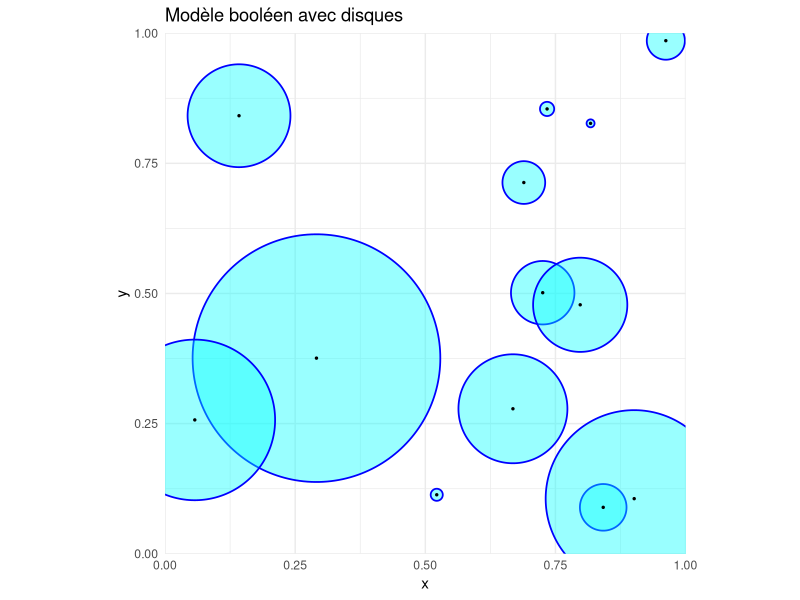
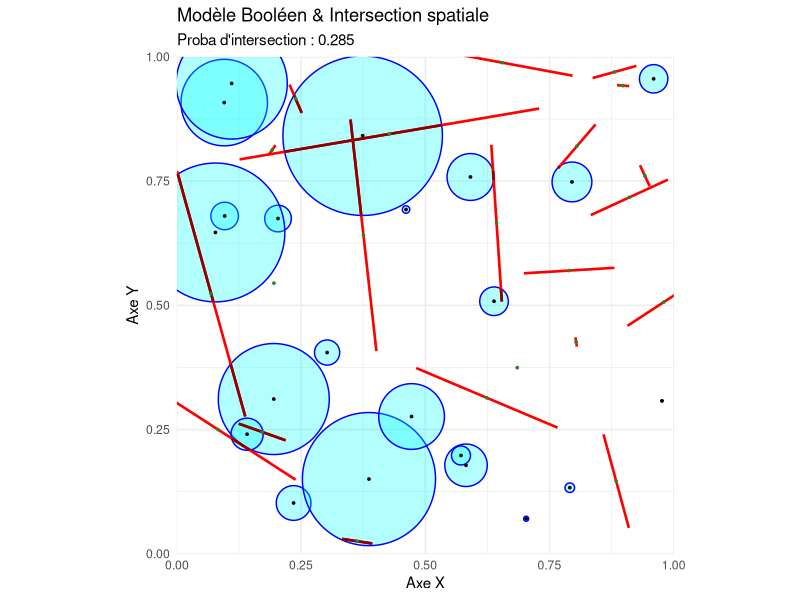
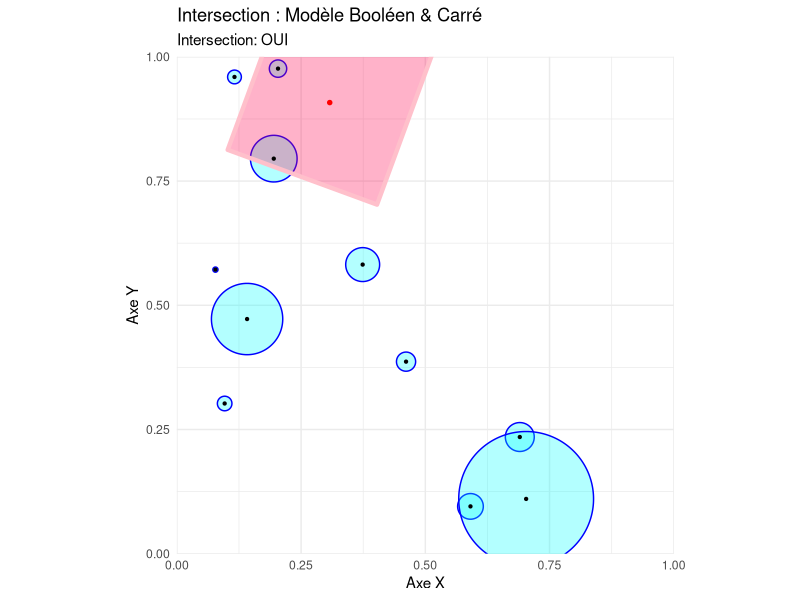

Reproduce these figures in R, in order.
## ---- chunk 1
#| label: setup-sim
#| include: false
library(spatstat)
library(ggplot2)
## ---- chunk 2
#| message: false
#| warning: false
library(ggplot2)

set.seed(41)

borne_inferieure_axe_x <- 0; borne_superieure_axe_x <- 1
borne_inferieure_axe_y <- 0; borne_superieure_axe_y <- 1
longueur_intervalle_x <- (borne_superieure_axe_x) - (borne_inferieure_axe_x)
longueur_intervalle_y <- (borne_superieure_axe_y) - (borne_inferieure_axe_y)

nombre_points <- rpois(1, lambda=17*longueur_intervalle_x*longueur_intervalle_y)

centres_x_cercles<- runif(nombre_points, borne_inferieure_axe_x, borne_superieure_axe_x)
centres_y_cercles<- runif(nombre_points, borne_inferieure_axe_y, borne_superieure_axe_y)
rayons_cercles<-rexp(nombre_points,11)
theta <- seq(0, 2 * pi, length.out = 200)

nombre_cordes <- rpois(1, lambda=17*longueur_intervalle_x*longueur_intervalle_y)

centres_x_cordes<- runif(nombre_cordes, borne_inferieure_axe_x, borne_superieure_axe_x)
centres_y_cordes<- runif(nombre_cordes, borne_inferieure_axe_y, borne_superieure_axe_y)
longueurs_cordes<-rexp(nombre_cordes,11)

orientations_cordes<-runif(nombre_cordes,0,pi)

# 1. Génération des cercles sans aucun package externe
df_cercles <- do.call(rbind, lapply(1:nombre_points, function(i) {
  data.frame(
    id = i,
    x  = centres_x_cercles[i] + rayons_cercles[i] * cos(theta),
    y  = centres_y_cercles[i] + rayons_cercles[i] * sin(theta)
  )
}))

# 2. Génération des cordes (calcul vectoriel direct)
df_cordes <- data.frame(
  x    = centres_x_cordes - longueurs_cordes * cos(orientations_cordes),
  y    = centres_y_cordes - longueurs_cordes * sin(orientations_cordes),
  xend = centres_x_cordes + longueurs_cordes * cos(orientations_cordes),
  yend = centres_y_cordes + longueurs_cordes * sin(orientations_cordes),
  cx   = centres_x_cordes,
  cy   = centres_y_cordes
)




# 3. Tracé avec ggplot2 uniquement
ggplot() +
  # Cercles (cyan avec bordure bleue)
  geom_polygon(data = df_cercles, aes(x = x, y = y, group = id), 
               fill = "cyan", alpha = 0.4, color = "blue", linewidth = 0.6) +
  
  # Centres des cercles (points noirs)
  geom_point(data = data.frame(x = centres_x_cercles, y = centres_y_cercles), 
             aes(x = x, y = y), color = "black", size = 0.5) +
  
  # Contraintes d'affichage (Strictement limité entre 0 et 1 comme clip)
  coord_fixed(xlim = c(borne_inferieure_axe_x, borne_superieure_axe_x),
              ylim = c(borne_inferieure_axe_y, borne_superieure_axe_y),
              expand = FALSE) +
  
  labs(title = "Modèle booléen avec disques", x = "x", y = "y") +
  theme_minimal()
## ---- chunk 3
#| message: false
#| warning: false
library(spatstat)
library(ggplot2)

set.seed(40)

# --- 1. CONFIGURATION ET PARAMÈTRES ---
borne_inferieure_axe_x <- 0
borne_superieure_axe_x <- 1
borne_inferieure_axe_y <- 0
borne_superieure_axe_y <- 1

longueur_intervalle_x <- (borne_superieure_axe_x) - (borne_inferieure_axe_x)
longueur_intervalle_y <- (borne_superieure_axe_y) - (borne_inferieure_axe_y)


# Définition de la fenêtre d'observation principale
W_obs <- owin(c(borne_inferieure_axe_x, borne_superieure_axe_x), 
              c(borne_inferieure_axe_y, borne_superieure_axe_y))

# Fenêtre élargie pour éviter les effets de bord lors de la génération
W_large <- owin(c(borne_inferieure_axe_x - longueur_intervalle_x, borne_superieure_axe_x + longueur_intervalle_x), 
                c(borne_inferieure_axe_y - longueur_intervalle_y, borne_superieure_axe_y + longueur_intervalle_y))

# --- 2. SIMULATION DES PROCESSUS ---
nombre_points <- rpois(1, lambda = 20 * longueur_intervalle_x * longueur_intervalle_y)
nombre_cordes <- rpois(1, lambda = 20 * longueur_intervalle_x * longueur_intervalle_y)

centres_x_cercles <- runif(nombre_points, borne_inferieure_axe_x, borne_superieure_axe_x)
centres_y_cercles <- runif(nombre_points, borne_inferieure_axe_y, borne_superieure_axe_y)
rayons_cercles    <- rexp(nombre_points, 20)

centres_x_cordes    <- runif(nombre_cordes, borne_inferieure_axe_x, borne_superieure_axe_x)
centres_y_cordes    <- runif(nombre_cordes, borne_inferieure_axe_y, borne_superieure_axe_y)
longueurs_cordes    <- rexp(nombre_cordes, 5) / 2
orientations_cordes <- runif(nombre_cordes, 0, pi)

# --- 3. CALCULS GÉOMÉTRIQUES (spatstat) ---
# Résolution du masque augmentée (dimyx=512) pour éviter l'erreur d'approximation numérique
liste_cercles <- list()
for(i in 1:nombre_points) {
  liste_cercles[[i]] <- disc(r = rayons_cercles[i], 
                             centre = c(centres_x_cercles[i], centres_y_cercles[i]), 
                             mask = TRUE, dimyx = 512)
}
zone_cercles <- do.call(union.owin, liste_cercles)

# Construction des segments
x0 <- centres_x_cordes - longueurs_cordes * cos(orientations_cordes)
y0 <- centres_y_cordes - longueurs_cordes * sin(orientations_cordes)
x1 <- centres_x_cordes + longueurs_cordes * cos(orientations_cordes)
y1 <- centres_y_cordes + longueurs_cordes * sin(orientations_cordes)

# Utilisation de la fenêtre élargie pour ne pas couper les cordes de base
toutes_les_cordes <- psp(x0, y0, x1, y1, window = W_large)

# Intersection des cordes avec l'union des cercles
cordes_dans_cercles <- toutes_les_cordes[zone_cercles]

# Calcul des statistiques d'intersection
longueurs_intersections       <- lengths_psp(cordes_dans_cercles)
longueur_totale_initiale      <- sum(lengths_psp(toutes_les_cordes))
longueur_totale_intersections <- sum(longueurs_intersections)
pourcentage_dans_cercles      <- (longueur_totale_intersections / longueur_totale_initiale)

# --- 4. EXTRACATION DES SEGMENTS INTERSECTÉS POUR GGPLOT2 ---
# Conversion de l'objet psp spatstat en DataFrame
df_cordes_inter <- as.data.frame(cordes_dans_cercles)

# --- 5. PRÉPARATION DES DONNÉES DE BASE POUR GGPLOT2 ---
theta <- seq(0, 2 * pi, length.out = 200)
df_cercles_contours <- do.call(rbind, lapply(1:nombre_points, function(i) {
  data.frame(
    id = i,
    x  = centres_x_cercles[i] + rayons_cercles[i] * cos(theta),
    y  = centres_y_cercles[i] + rayons_cercles[i] * sin(theta)
  )
}))

df_cordes_initiales <- data.frame(x0 = x0, y0 = y0, x1 = x1, y1 = y1)

# --- 6. VISUALISATION AVEC GGPLOT2 ---
titre_graphe <- paste("Proba d'intersection :", round(pourcentage_dans_cercles , 3))

ggplot() +
  # 1. Tracé des cercles (Masque booléen)
  geom_polygon(data = df_cercles_contours, aes(x = x, y = y, group = id), 
               fill = "cyan", alpha = 0.3, color = "blue", linewidth = 0.5) +
  
  # 2. Tracé des cordes initiales complètes (en rouge)
  geom_segment(data = df_cordes_initiales, aes(x = x0, y = y0, xend = x1, yend = y1), 
               color = "red", linewidth = 0.9) +
  
  # 3. Tracé exclusif des segments intersectés calculés par spatstat (En rouge foncé)
  geom_segment(data = df_cordes_inter, aes(x = x0, y = y0, xend = x1, yend = y1), 
               color = "darkred", linewidth = 0.9) +
  
  # 4. Points centraux
  geom_point(data = data.frame(x = centres_x_cercles, y = centres_y_cercles), aes(x = x, y = y), 
             color = "black", size = 0.6) +
  geom_point(data = data.frame(x = centres_x_cordes, y = centres_y_cordes), aes(x = x, y = y), 
             color = "forestgreen", size = 0.6) +
  
  # Rognage strict de la fenêtre d'observation finale [0,1]
  coord_fixed(xlim = c(borne_inferieure_axe_x, borne_superieure_axe_x),
              ylim = c(borne_inferieure_axe_y, borne_superieure_axe_y),
              expand = FALSE) +
  
  labs(title = "Modèle Booléen & Intersection spatiale",
       subtitle = titre_graphe, x = "Axe X", y = "Axe Y") +
  theme_minimal()


## ---- chunk 4
#| message: false
#| warning: false
library(spatstat)
library(ggplot2)

set.seed(40)

# --- 1. CONFIGURATION ET PARAMÈTRES ---
borne_inferieure_x <- 0
borne_superieure_x <- 1
borne_inferieure_y <- 0
borne_superieure_y <- 1

longueur_intervalle_x <- borne_superieure_x - borne_inferieure_x
longueur_intervalle_y <- borne_superieure_y - borne_inferieure_y

 # Fixé pour la reproductibilité

# --- 2. GÉNÉRATION DES DONNÉES ---
nombre_points <- rpois(1, lambda = 10 * longueur_intervalle_x * longueur_intervalle_y)

coordonnees_x_points <- runif(nombre_points, borne_inferieure_x, borne_superieure_x)
coordonnees_y_points <- runif(nombre_points, borne_inferieure_y, borne_superieure_y)
rayons_cercles        <- rexp(nombre_points, 20)

coordonnees_x_centre_carre <- runif(1, borne_inferieure_x, borne_superieure_x)
coordonnees_y_centre_carre <- runif(1, borne_inferieure_y, borne_superieure_y)

longueur_demie_diagonale_carre <- rexp(1, 4) / 2
orientation_carre              <- runif(1, 0, pi / 2)

# Calcul des sommets du carré tourné
angles_toutes_diagonales <- seq(0, 2 * pi, length.out = 5)
coordonnees_carre_x <- coordonnees_x_centre_carre + longueur_demie_diagonale_carre * cos(orientation_carre + angles_toutes_diagonales)
coordonnees_carre_y <- coordonnees_y_centre_carre + longueur_demie_diagonale_carre * sin(orientation_carre + angles_toutes_diagonales)

# --- 3. CALCULS GÉOMÉTRIQUES (spatstat) ---
# Utilisation d'une grille plus fine (dimyx = 512) pour éviter les erreurs d'arrondi numérique
liste_cercles <- list()
if (nombre_points > 0) {
  for(i in 1:nombre_points) {
    liste_cercles[[i]] <- disc(r = rayons_cercles[i], 
                               centre = c(coordonnees_x_points[i], coordonnees_y_points[i]), 
                               mask = TRUE, dimyx = 100)
  }
  zone_cercles <- do.call(union.owin, liste_cercles)
} else {
  # Si aucun point n'est généré par la loi de Poisson, on crée une zone vide
  zone_cercles <- emptywindow(owin(c(borne_inferieure_x, borne_superieure_x), c(borne_inferieure_y, borne_superieure_y)))
}

# Définition du carré dans spatstat (vignettage automatique des sommets 1 à 4)
zone_carre <- owin(poly = list(x = coordonnees_carre_x[1:4], 
                               y = coordonnees_carre_y[1:4]))

# Intersection géométrique globale
intersection_globale <- intersect.owin(zone_carre, zone_cercles)
a_une_intersection   <- area(intersection_globale) > 0

# --- 4. PRÉPARATION DES DATA FRAMES POUR GGPLOT2 ---
# Contours des cercles
theta <- seq(0, 2 * pi, length.out = 200)
df_cercles_contours <- data.frame()
if (nombre_points > 0) {
  df_cercles_contours <- do.call(rbind, lapply(1:nombre_points, function(i) {
    data.frame(
      id = i,
      x  = coordonnees_x_points[i] + rayons_cercles[i] * cos(theta),
      y  = coordonnees_y_points[i] + rayons_cercles[i] * sin(theta)
    )
  }))
}

# Coordonnées du carré (les 5 points pour fermer le tracé du polygone)
df_carre <- data.frame(
  x = coordonnees_carre_x,
  y = coordonnees_carre_y
)

# Extraction des pixels de la zone d'intersection de manière sécurisée
if (a_une_intersection) {
  df_intersection <- as.data.frame(as.im(intersection_globale))
  # Sécurité : on vérifie que la colonne 'v' existe bien avant de filtrer
  if ("v" %in% names(df_intersection)) {
    df_intersection <- df_intersection[df_intersection$v == TRUE, ]
  } else {
    df_intersection <- data.frame() # DataFrame vide si la colonne n'existe pas
  }
} else {
  df_intersection <- data.frame() # DataFrame vide s'il n'y a aucune intersection
}
# --- 5. VISUALISATION AVEC GGPLOT2 ---
statut_intersection <- if(a_une_intersection) "OUI" else "NON"

ggplot() +
  # 1. Zone d'intersection réelle calculée par spatstat (remplissage jaune en arrière-plan)
  { if(nrow(df_intersection) > 0) 
    geom_tile(data = df_intersection, aes(x = x, y = y), fill = "gold", alpha = 0.6) 
  } +
  
  # 2. Dessin des cercles (cyan avec bordure bleue)
  { if(nombre_points > 0) 
    geom_polygon(data = df_cercles_contours, aes(x = x, y = y, group = id), 
                 fill = "cyan", alpha = 0.3, color = "blue", linewidth = 0.5) 
  } +
  
  # 3. Dessin du carré (corail avec bordure rose)
  geom_polygon(data = df_carre, aes(x = x, y = y), 
               fill = rgb(1, 0, 0.3, 0.3), color = "pink", linewidth = 1.5) +
  
  # 4. Points centraux (centres des cercles et du carré)
  { if(nombre_points > 0) 
    geom_point(data = data.frame(x = coordonnees_x_points, y = coordonnees_y_points), 
               aes(x = x, y = y), color = "black", size = 0.8) 
  } +
  geom_point(data = data.frame(x = coordonnees_x_centre_carre, y = coordonnees_y_centre_carre), 
             aes(x = x, y = y), color = "red", size = 1.2) +
  
  # Contraintes d'affichage (Strictement limité à la fenêtre d'observation)
  coord_fixed(xlim = c(borne_inferieure_x, borne_superieure_x),
              ylim = c(borne_inferieure_y, borne_superieure_y),
              expand = FALSE) +
  
  # Titres et habillage
  labs(title = "Intersection : Modèle Booléen & Carré",
       subtitle = paste("Intersection:", statut_intersection),
       x = "Axe X", y = "Axe Y") +
  theme_minimal()

# --- 6. AFFICHAGE DU RÉSULTAT DANS LA CONSOLE ---
print(paste("Intersection:", a_une_intersection)) 
## ---- chunk 5
#| message: false
#| warning: false
library(spatstat)

# --- 1. CONFIGURATION ET PARAMÈTRES FIXES ---
borne_inferieure_x <- 0
borne_superieure_x <- 1
borne_inferieure_y <- 0
borne_superieure_y <- 1

longueur_intervalle_x <- borne_superieure_x - borne_inferieure_x
longueur_intervalle_y <- borne_superieure_y - borne_inferieure_y

set.seed(42) # Assure la reproductibilité

# --- 2. DÉFINITION DE LA FONCTION DE SIMULATION PURE ---
# Cette fonction calcule uniquement si l'intersection a lieu (TRUE/FALSE)
simuler_intersection_pure <- function() {
  
  # Génération des objets (Cercles)
  nombre_points <- rpois(1, lambda = 5 * longueur_intervalle_x * longueur_intervalle_y)
  
   if (nombre_points > 0) {
    coordonnees_x_points <- runif(nombre_points, borne_inferieure_x, borne_superieure_x)
    coordonnees_y_points <- runif(nombre_points, borne_inferieure_y, borne_superieure_y)
    rayons_cercles        <- rexp(nombre_points, 20)
    
    # 1. On définit une fenêtre d'analyse fixe avec une résolution bloquée (ex: 256x256)
    cadre_fixe <- owin(c(borne_inferieure_x, borne_superieure_x), 
                       c(borne_inferieure_y, borne_superieure_y))
    masque_fixe <- as.mask(cadre_fixe, dimyx = 256) # Bloque la résolution globale
    
    # 2. On crée les disques sous forme de polygones vectoriels (très léger en mémoire)
    liste_cercles <- list()
    for(i in 1:nombre_points) {
      # mask = FALSE force spatstat à rester en mode vectoriel (polygone)
      liste_cercles[[i]] <- disc(r = rayons_cercles[i], 
                                 centre = c(coordonnees_x_points[i], coordonnees_y_points[i]), 
                                 mask = FALSE)
    }
    
    # 3. On fait l'union vectorielle, puis SEULEMENT À LA FIN, on convertit en masque fixe
    zone_cercles_vectorielle <- do.call(union.owin, liste_cercles)
    zone_cercles <- as.mask(zone_cercles_vectorielle, xy = masque_fixe)
    
  } else {
    return(FALSE)
  }
  
  # Génération de l'objet (Carré)
  coordonnees_x_centre_carre     <- runif(1, borne_inferieure_x, borne_superieure_x)
  coordonnees_y_centre_carre     <- runif(1, borne_inferieure_y, borne_superieure_y)
  longueur_demie_diagonale_carre <- rexp(1, 5) / 2
  orientation_carre              <- runif(1, 0, pi / 2)
  
  angles_toutes_diagonales <- seq(0, 2 * pi, length.out = 5)
  coordonnees_carre_x <- coordonnees_x_centre_carre + longueur_demie_diagonale_carre * cos(orientation_carre + angles_toutes_diagonales)
  coordonnees_carre_y <- coordonnees_y_centre_carre + longueur_demie_diagonale_carre * sin(orientation_carre + angles_toutes_diagonales)
  
  # Création du carré dans spatstat
  zone_carre <- owin(poly = list(x = coordonnees_carre_x[1:4], y = coordonnees_carre_y[1:4]))
  
  # Calcul rapide de l'existence d'une intersection
  intersection_globale <- intersect.owin(zone_carre, zone_cercles)
  return(area(intersection_globale) > 0)
}

# --- 3. EXÉCUTION DU MULTI-TIRAGE (MONTE-CARLO) ---
nombre_simulations <- 1000

# replicate() génère directement un vecteur logique propre (TRUE/FALSE)
vecteur_intersections <- replicate(nombre_simulations, simuler_intersection_pure())

# Calcul de la probabilité empirique
probabilite_intersection <- mean(vecteur_intersections)

# --- 4. AFFICHAGE DES RÉSULTATS ---
cat("=== RÉSULTATS DE LA SIMULATION ===\n")
cat("Nombre de simulations exécutées :", nombre_simulations, "\n")
cat("Nombre d'intersections trouvées :", sum(vecteur_intersections), "\n")
cat("Probabilité estimée d'intersection :", round(probabilite_intersection, 4)) 
